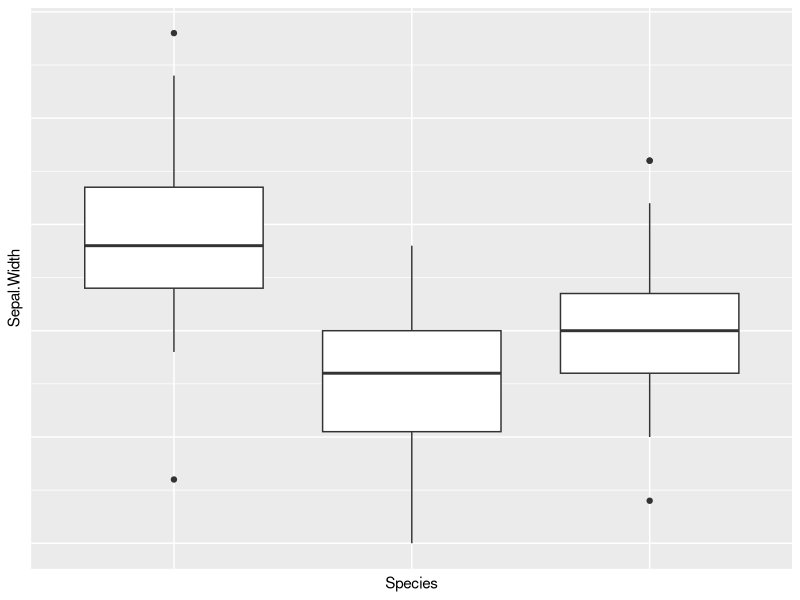

Write the R code that produced this figure.
# Charger la bibliothèque ggplot2
  library(ggplot2)
  
  # Créer le graphique de boîte à moustaches sans graduations ni étiquettes sur les axes
  ggplot(iris, aes(x = Species, y = Sepal.Width)) +
    geom_boxplot() +  # Ajouter un graphique de boîte à moustaches
    theme(axis.text.x = element_blank(),  # Supprimer les étiquettes sur l'axe x
          axis.text.y = element_blank(),  # Supprimer les étiquettes sur l'axe y
          axis.ticks = element_blank())  # Supprimer les graduations sur les axes